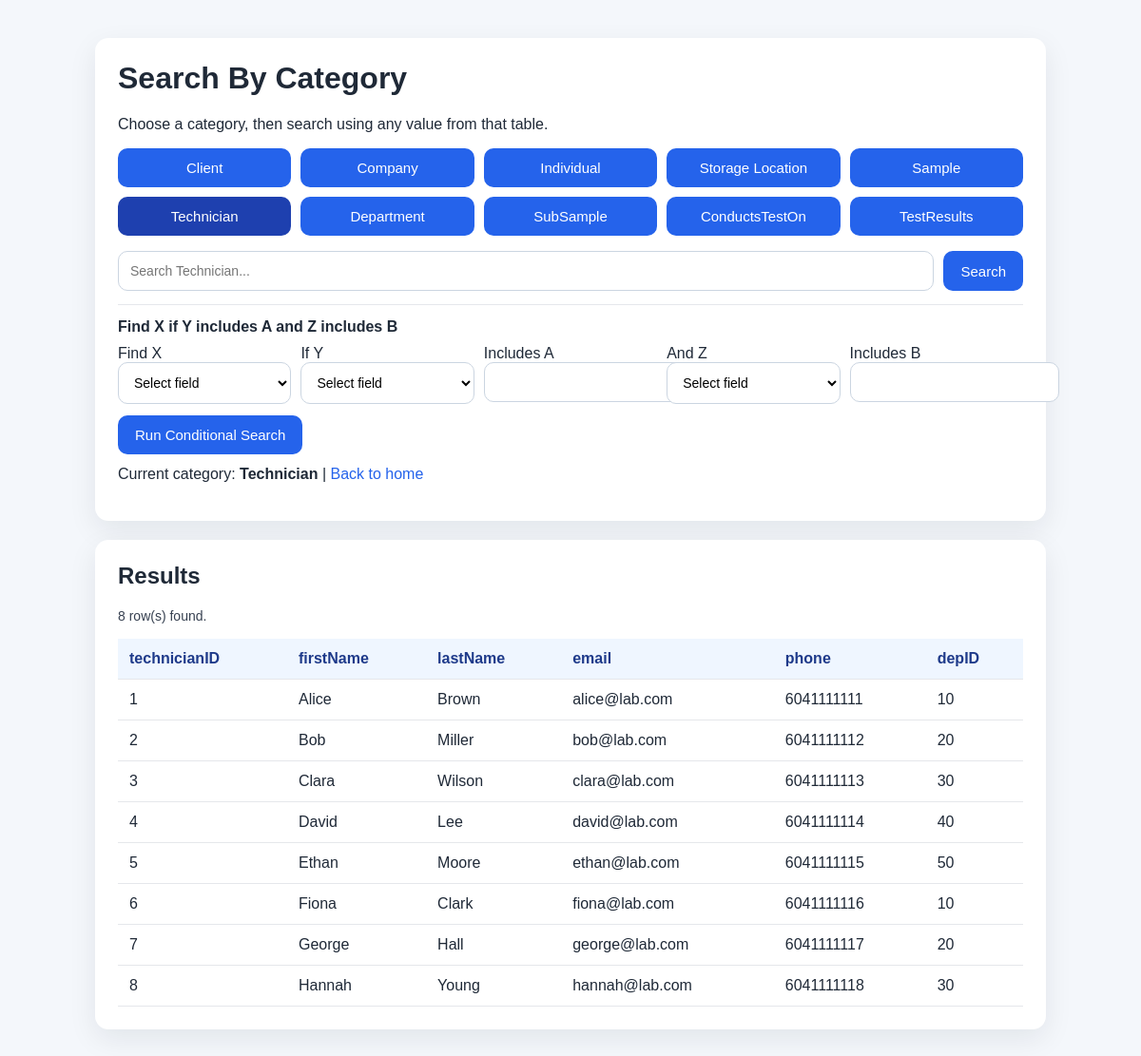
The page /serach on the database its author committed.
### tables this page shows
CREATE TABLE Technician (
	technicianID INT NOT NULL,
	firstName VARCHAR(50),
	lastName VARCHAR(50),
	email VARCHAR(50),
	phone VARCHAR(15),
	depID INT NOT NULL,
	PRIMARY KEY (technicianID),
	FOREIGN KEY (depID) REFERENCES Department (departmentID),
	CONSTRAINT uniqueDep UNIQUE (technicianID, depID)
);

### flaskMain.py (the view)
@app.route("/search", methods=["GET"])
@app.route("/serach", methods=["GET"])
def search_by_page():
    ensure_schema_updates()
    selected_table = request.args.get("category", DEFAULT_TABLE)
    if selected_table not in TABLE_NAMES:
        selected_table = DEFAULT_TABLE
    search_text = request.args.get("q", "").strip()
    find_field = request.args.get("find", "").strip()
    field_y = request.args.get("y", "").strip()
    value_a = request.args.get("a", "").strip()
    field_z = request.args.get("z", "").strip()
    value_b = request.args.get("b", "").strip()
    error = None
    columns = []
    results = []
    selected_fields = TABLE_FIELDS[selected_table]
    try:
        has_conditional_search = all([find_field, field_y, value_a, field_z, value_b])
        if has_conditional_search:
            columns, results = run_conditional_search_query(
                selected_table,
                find_field,
                field_y,
                value_a,
                field_z,
                value_b,
            )
        else:
            columns, results = run_search_query(selected_table, search_text)
    except ValueError as exc:
        error = str(exc)
    except sqlite3.Error as exc:
        error = str(exc)
    return render_template(
        "search.html",
        table_labels=TABLE_LABELS,
        selected_table=selected_table,
        selected_label=TABLE_LABELS[selected_table],
        selected_fields=selected_fields,
        search_text=search_text,
        find_field=find_field,
        field_y=field_y,
        value_a=value_a,
        field_z=field_z,
        value_b=value_b,
        columns=columns,
        results=results,
        error=error,
    )

### flaskMain.py (called while the page is built, shortened)
def dict_factory(cursor, row):
    d = {}
    for idx, col in enumerate(cursor.description):
        d[col[0]] = row[idx]
    return d

def get_connection():
    conn = sqlite3.connect('samples.db')
    conn.execute("PRAGMA foreign_keys = ON")
    return conn

def ensure_schema_updates():
    global SCHEMA_INITIALIZED
    if SCHEMA_INITIALIZED:
        return

def run_select_query(query):
    ensure_schema_updates()
    conn = get_connection()
    conn.row_factory = dict_factory
    try:
        cursor = conn.cursor()
        cursor.execute(query)
        results = cursor.fetchall()
        columns = [column[0] for column in cursor.description] if cursor.description else []
        return columns, results
    finally:
        conn.close()

def run_search_query(table_key, search_text):
    ensure_schema_updates()
    table_name = TABLE_NAMES[table_key]
    fields = TABLE_FIELDS[table_key]
    if not search_text:
        return run_select_query(f"SELECT * FROM {table_name}")

### templates/search.html (shortened to what this page needs)
<!DOCTYPE html>
<html lang="en">
<head>
</head>
<body>
    <div class="page">
        <div class="card">
            <h1>Search By Category</h1>
            <p>Choose a category, then search using any value from that table.</p>
            <div class="button-grid">
                {% for table_key, label in table_labels.items() %}
                    <a
                        href="/search?category={{ table_key }}&q={{ search_text }}"
                        class="link-btn {% if selected_table == table_key %}active{% endif %}"
                    >
                        {{ label }}
                    </a>
                {% endfor %}
            </div>
            <form method="get" action="/search" class="search-row">
                <input
                    name="q"
                    type="text"
                    value="{{ search_text }}"
                    placeholder="Search {{ selected_label }}..."
                >
                <button type="submit">Search</button>
            </form>
            <form method="get" action="/search" class="query-builder">
                <strong>Find X if Y includes A and Z includes B</strong>
                <div class="query-grid">
                    <div>
                        <label for="find_field">Find X</label>
                        <select id="find_field" name="find" required>
                            <option value="">Select field</option>
                        </select>
                    </div>
                    <div>
                        <label for="field_y">If Y</label>
                        <select id="field_y" name="y" required>
                            <option value="">Select field</option>
                        </select>
                    </div>
                    <div>
                        <label for="value_a">Includes A</label>
                        <input id="value_a" name="a" type="text" value="{{ value_a }}" required>
                    </div>
                    <div>
                        <label for="field_z">And Z</label>
                        <select id="field_z" name="z" required>
                            <option value="">Select field</option>
                        </select>
                    </div>
                    <div>
                        <label for="value_b">Includes B</label>
                        <input id="value_b" name="b" type="text" value="{{ value_b }}" required>
                    </div>
                </div>
                <button type="submit" style="margin-top: 12px;">Run Conditional Search</button>
            </form>
            <p style="margin-top: 12px;">Current category: <strong>{{ selected_label }}</strong> | <a class="small-link" href="/">Back to home</a></p>
        </div>
        <div class="card">
            <h2>Results</h2>
            {% if error %}
                <div class="error">{{ error }}</div>
            {% else %}
                <div class="success">{{ results|length }} row(s) found.</div>
            {% endif %}
            {% if columns and results %}
                <div class="table-wrap">
                    <table>
                        <thead>
                            <tr>
                                {% for column in columns %}
                                    <th>{{ column }}</th>
                                {% endfor %}
                            </tr>
                        </thead>
                        <tbody>
                            {% for row in results %}
                                <tr>
                                    {% for column in columns %}
                                        <td>{{ row[column] }}</td>
                                    {% endfor %}
                                </tr>
                            {% endfor %}
                        </tbody>
                    </table>
                </div>
            {% elif not error %}
                <div class="empty">No matching rows were found for this search.</div>
            {% endif %}
        </div>
    </div>
</body>
</html>

### templates/search.html (style rules this page uses)
:root { color-scheme: light; font-family: Arial, Helvetica, sans-serif; }
body { margin: 0; background: #f4f7fb; color: #1f2937; }
.page { max-width: 1000px; margin: 40px auto; padding: 0 20px; }
.card { background: #ffffff; border-radius: 14px; padding: 24px; box-shadow: 0 10px 30px rgba(15, 23, 42, 0.08); margin-bottom: 20px; }
h1, h2 { margin-top: 0; }
.button-grid { display: grid; grid-template-columns: repeat(auto-fit, minmax(180px, 1fr)); gap: 10px; margin-top: 16px; }
.link-btn { display: inline-block; text-align: center; text-decoration: none; background: #2563eb; color: white; border-radius: 10px; padding: 12px 18px; font-size: 15px; }
.link-btn.active { background: #1e40af; }
.search-row { display: flex; gap: 10px; margin-top: 16px; flex-wrap: wrap; }
.query-builder { margin-top: 14px; padding-top: 14px; border-top: 1px solid #e5e7eb; }
.query-grid { display: grid; grid-template-columns: repeat(auto-fit, minmax(180px, 1fr)); gap: 10px; margin-top: 10px; }
select { width: 100%; padding: 12px; border: 1px solid #cbd5e1; border-radius: 10px; box-sizing: border-box; font-size: 14px; background: #ffffff; }
input[type="text"] { flex: 1; min-width: 220px; padding: 12px; border: 1px solid #cbd5e1; border-radius: 10px; box-sizing: border-box; font-size: 14px; }
button { background: #2563eb; color: white; border: none; border-radius: 10px; padding: 12px 18px; font-size: 15px; cursor: pointer; }
.small-link { color: #2563eb; text-decoration: none; }
.success { margin-bottom: 16px; font-size: 14px; color: #374151; }
.table-wrap { overflow-x: auto; }
table { width: 100%; border-collapse: collapse; min-width: 600px; }
th, td { text-align: left; padding: 12px; border-bottom: 1px solid #e5e7eb; }
th { background: #eff6ff; color: #1e3a8a; }

### rows shown on the page
Technician: technicianID "1" "Alice" "Brown" "alice@lab.com" "6041111111" "10"
Technician: technicianID "2" "Bob" "Miller" "bob@lab.com" "6041111112" "20"
Technician: technicianID "3" "Clara" "Wilson" "clara@lab.com" "6041111113" "30"
Technician: technicianID "4" "David" "Lee" "david@lab.com" "6041111114" "40"
Technician: technicianID "5" "Ethan" "Moore" "ethan@lab.com" "6041111115" "50"
Technician: technicianID "6" "Fiona" "Clark" "fiona@lab.com" "6041111116" "10"
Technician: technicianID "7" "George" "Hall" "george@lab.com" "6041111117" "20"
Technician: technicianID "8" "Hannah" "Young" "hannah@lab.com" "6041111118" "30"

### other values the page prints
{{ label }} "Client" "Company" "Individual" "Storage Location" "Sample" "Technician" "Department" "SubSample" "ConductsTestOn" "TestResults"
{{ selected_label }} "Technician"
{{ results|length }} "8"
{{ column }} "technicianID" "firstName" "lastName" "email" "phone" "depID"
